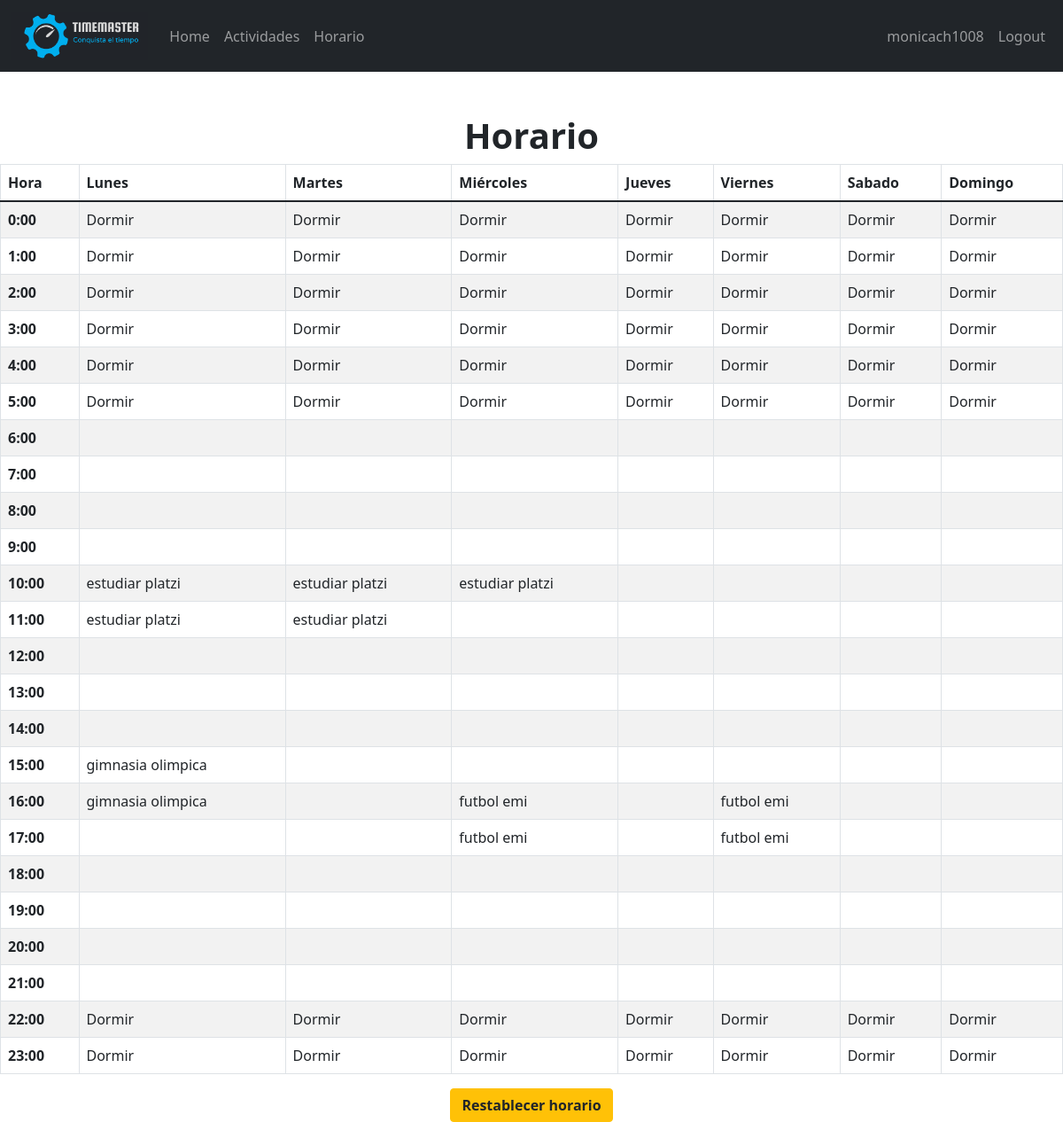
Screenshot of /horario/horario_final (signed in) with the database file from the repository.
### horario/models.py (models this page shows)
class Event(models.Model):
    user_id = models.ForeignKey(User, on_delete=models.CASCADE)
    priority = models.IntegerField(choices = [(i,i) for i in range(1,11)])
    name = models.CharField(max_length=30)
    event_type = models.CharField(max_length=50,default="actividad_fija") #Choices: actividad_fija, no fija y horario suenio.
    constraints = models.JSONField(default = dict)

### horario/views.py (the view, shortened to what this page needs)
# urls.py: path('horario_final',views.horario_final, name = 'horario_final'),
@login_required(login_url = "user_login")
def horario_final(request):
    usuario = User.objects.get(pk=request.user.pk)
    "Si el horario existe:"
    try:
        horario_creado = Schedule.objects.get(user_id = usuario)
        "Si existe y se desea crear otro horario(Se eliminan los registros anteriores de posición y luego se ejecuta el algoritmo de creación de horario)"
        "Si el horario ya existe y el usuario no desea crearlo nuevamente"
        if horario_creado.create_new_schedule == False:
            actividades = Event.objects.filter(user_id = usuario)
            horario_final = registrar_posiciones(actividades)
            horario_final = list(zip(*horario_final))
            return render(request,"horario_final.html",{"horario":horario_final})
        "Si el horario no existe:"
    except Schedule.DoesNotExist:
        actividades_fijas = Event.objects.filter(user_id = request.user.pk)
        actividades_fijas = actividades_fijas.filter(event_type = "actividad_fija")
        fixed_schedule = registrar_posiciones(actividades_fijas)
        actividades_no_fijas = Event.objects.filter(user_id = request.user.pk)
        actividades_no_fijas = actividades_no_fijas.filter(event_type = "actividad_no_fija")
        suenio = Event.objects.filter(user_id = request.user.pk)
        suenio = suenio.filter(event_type = "suenio")
        no_fijas_adapt = generate_schedule(fixed_schedule, actividades_no_fijas)
        for par_evento_pos in no_fijas_adapt:
            evento = par_evento_pos[0]
            day = par_evento_pos[1][0]
            hour = par_evento_pos[1][1]
            posicion_actividad_no_fija = Position(event_id = evento,user_id = usuario,day=day,hour = hour,activity_name=evento.name)
            posicion_actividad_no_fija.save()
        actividades = Event.objects.filter(user_id = usuario)
        horario_no_suenio = registrar_posiciones(actividades)
        suenios_posiciones = insertar_suenio(horario_no_suenio, suenio)
        for par_evento_pos in suenios_posiciones:
            evento = par_evento_pos[0]
            day = par_evento_pos[1][0]
            hour = par_evento_pos[1][1]
            posicion_suenio = Position(event_id = evento,user_id = usuario,day=day,hour = hour,activity_name=evento.name)
            posicion_suenio.save()
        actividades = Event.objects.filter(user_id = usuario)
        horario_final = registrar_posiciones(actividades)
        horario_final = list(zip(*horario_final))
        nuevo_horario = Schedule(user_id = usuario, create_new_schedule = False)
        nuevo_horario.save()
        return render(request,"horario_final.html", {"horario":horario_final})

### horario/helpers.py (called while the page is built)
def registrar_posiciones(actividades):
    schedule = [[ None for period in range(24)] for day in range(7)]
    for actividad_fija in actividades:
        posiciones = Position.objects.filter(event_id = actividad_fija.pk)
        for pos in posiciones:
            dia = pos.day
            hora = pos.hour
            schedule[dia][hora] = actividad_fija
    return schedule

### horario/templates/horario_final.html
{% extends 'main/main.html' %}
{% load static %}
{% block content %}
    <div class="container text-dark fw-bold text-center mt-5">
        <h1 class="fw-bold">Horario</h1>
    </div>
    <div class="table-responsive">
        <table class="table table-striped table-bordered align-middle">
            <thead class="thead-light fw-bold">
                <th scope="col">Hora</th>
                <th scope="col">Lunes</td>
                <td scope="col">Martes</td>
                <td scope="col">Miércoles</td>
                <td scope="col">Jueves</td>
                <td scope="col">Viernes</td>
                <td scope="col">Sabado</td>
                <td scope="col">Domingo</td>
            </thead>
            {% for hour in horario %}
                <tr>
                    {% with hour_counter=forloop.counter0 %}
                        <th  class="fw-bold" scope="row">{{ hour_counter }}:00</th>
                    {% endwith %}
                {% for event in hour %}
                    {% if event.name is null %}
                        <td class="bg-light-gray"></td>
                    {% else %}
                        <td> {{ event.name }} </td>
                    {% endif %}
                {% endfor %}
                </tr>
            {% endfor %}
    </table>
</div>
<div class="container text-center">
    <a class="btn btn-warning text-dark fw-bold" href="{% url 'restablecer_horario' %}">Restablecer horario</a>
</div>
{% endblock content %}

### horario/templates/main/main.html (shortened to what this page needs)
{% load static %}
<!DOCTYPE html>
<html lang="en">
<head>
    <link rel="stylesheet" href="{% static 'css/bootstrap.min.css' %}">
</head>
<body>
    <nav class="navbar navbar-expand-lg navbar-dark bg-dark container-fluid">
        <a class="navbar-brand" href="{% url 'horario' %}">
            <img  height="55" src="{% static 'imagenes/TIMEMASTER LOGO FINAL.png' %}" alt="Logo">
        </a>
        <ul class="navbar-nav me-auto">
            <li class="nav-item"><a class="nav-link" href="{% url 'horario' %}">Home</a></li>
            <li class="nav-item"><a class="nav-link" href="{% url 'suenio' %}">Actividades</a></li>
            <li class="nav-item"><a class="nav-link" href="{% url 'horario_final' %}">Horario</a></li>
        </ul>
        <ul class="navbar-nav">
            <li class="nav-item"><a class="nav-link" href="">{{request.user.username}}</a></li>
            {% if request.user.is_authenticated %}
            <li class="nav-item"><a class="nav-link" href="{% url 'user_logout' %}">Logout</a></li>
            {% else %}
            <li class="nav-item"><a class="nav-link" href="{% url 'user_login' %}">Login</a></li>
            <li class="nav-item"><a class="nav-link"href="{% url 'user_register' %}">Register</a></li>
            {% endif %}
        </ul>
    </nav>
    {% block content %}
    {% endblock %}
</body>
</html>

### rows the page displays
Event: hour_counter "0", name "Dormir", hour_counter "1", hour_counter "2", hour_counter "3", hour_counter "4", hour_counter "5", hour_counter "22", hour_counter "23"
Event: user_id "10", name "estudiar platzi", hour_counter "11"
Event: hour_counter "15", name "gimnasia olimpica", hour_counter "16"
Event: name "futbol emi", hour_counter "17"
Event: name "futbol emi"

### other values shown
{{ request.user.username }} "monicach1008"
{{ hour_counter }} "6" "7" "8" "9" "12" "13" "14" "18" "19" "20" "21"
